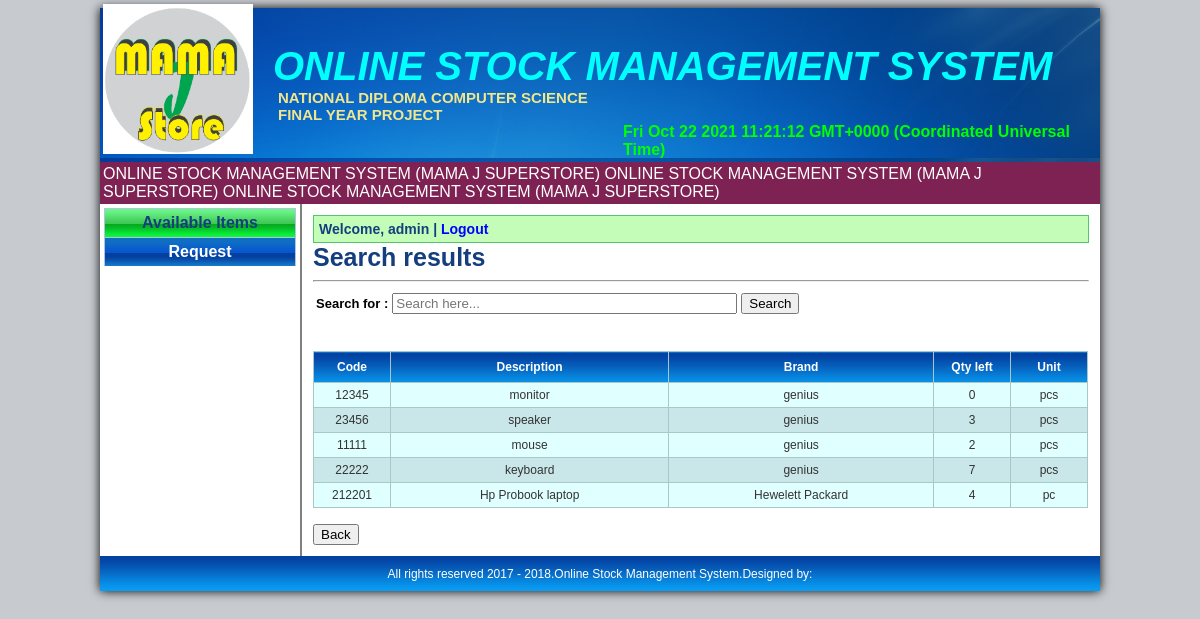
The page /search_comm_avail_item.php (signed in) on the database its author committed.
### tables this page shows
CREATE TABLE `itemlist` (
  `item_id` int(11) NOT NULL,
  `item_code` int(50) NOT NULL,
  `item_name` varchar(100) NOT NULL,
  `brand_name` varchar(50) NOT NULL,
  `quantity` int(11) NOT NULL,
  `unit_name` varchar(50) NOT NULL,
  `price` int(11) NOT NULL,
  `type_name` varchar(50) NOT NULL,
  `cat_name` varchar(50) NOT NULL,
  `supplier_id` int(11) NOT NULL,
  `supplier_name` varchar(50) NOT NULL,
  `dateadded` varchar(25) NOT NULL
);

### includes/get_username.php (called while the page is built, shortened)
<?php
if(isset($_SESSION['id']))
	{
		$username=$_SESSION['username'];
	}
else
	{
		header("location:index.php");
	}
?>

### search_comm_avail_item.php (the view, shortened to what this page needs)
<?php require_once('includes/header.php');?>
<?php require_once('includes/connection.php');?>
<?php include('includes/get_username.php');?>
	<table id="sidebar">
			<tr id="navbox">
				<td>
					<ul id="nav">
						<li><a href="comm_available_item.php"class="current">Available Items</a></li>
						<li><a href="comm_requestform.php">Request</a></li>
					</ul>
				</td>
			</tr>
	</table>
	<table id="contentbox">
			<tr>
				<td id="content">
				<div class="name">Welcome, <b><?php echo $username; ?></b> | <a href="logout.php">Logout</a></div>
					<div class="label">Search results</div>
					<hr />
					<form name="formsearch" method="post" onsubmit="return validateForm()" action="search_comm_avail_item.php">
						<table>
							<tr>
								<td class="search">Search for :</td>
								<td><input type="text" size="40px" name="search" placeholder="Search here..." /></td>
								<td><input type="submit" value="Search" style="cursor:pointer;"/></td>
							</tr>
						</table>
					</form>
					<br />
					<table class="inventory_table" id="alternatecolor">
						<tr>
							<th width="60">Code</th>
							<th>Description</th>
							<th>Brand</th>
							<th width="60">Qty left</th>
							<th width="60">Unit</th>
						</tr>
						<?php
							$search=$_POST["search"];
							$query="select * from itemlist where  item_id like '%$search%' || item_name like '%$search%' || brand_name  like '%$search%'ORDER BY item_id ASC";
							$result=mysqli_query($con,$query);
						while($row = mysqli_fetch_array($result))
						{
						?>
						<tr>
							<td><?php echo $row["item_code"];?></td>
							<td><?php echo $row["item_name"];?></td>
							<td><?php echo $row["brand_name"];?></td>
							<td><?php echo $row["quantity"];?></td>
							<td><?php echo $row["unit_name"];?></td>
						</tr>
						<?php
						}
						?>
					</table>
					<p class="add">
						<a href="comm_available_item.php"><input type="Button" name="Btncancel" style="cursor:pointer;" value="Back"></a>
					</p>
				</td>
			</tr>
	</table>
<?php require('includes/footer.php');?>

### mainstyle.css (style rules this page uses)
body { background-color:#c7cbcf; }
#sidebar { float:left; width:200px; }
#navbox { height:0px; }
#contentbox { background-color:#ffffff; width:800px; border-left:2px solid gray; }
#content { padding:9px; }
#nav,#nav ul { list-style:none; padding:1px; margin-top:-0px; }
#nav li { width:192px; }
#nav a { border-right:1px solid #B0C4DE; border-top:1px solid #B0C4DE; border-left:1px solid #B0C4DE; display:block; background-image:url(image/nav.png); color:white; text-decoration:none; text-align:center; padding:5px; font-family:arial; font-weight:bold; }
#nav a.current { background-image:url(image/currentbg.png); color:#153E7E; font-weight:bold; }
.name { border:1px solid #54C571; padding:5px; font-family:arial; background-color:#C3FDB8; font-size:14px; font-weight:bold; color:#153E7E; }
.name a { color:blue;text-decoration:none;font-weight:bold; }
.add a { text-decoration:none }
.label { font-family:arial; font-size:25px;font-weight:bold;color:#153E7E; }
.search { text-align:right;font-family:arial; font-size:13px;font-weight:bold; }
table.inventory_table { font-family:sans-serif; font-size:12px; color:#333333; border-width: 1px; border-color: #a9c6c9; border-collapse: collapse; width:775px; }
table.inventory_table th { background-image:url(image/header.png); color:#fff; border-width: 1px; padding: 8px; border-style: solid; border-color: #a9c6c9; }
table.inventory_table td { border-width: 1px; padding: 5px; border-style: solid; border-color: #a9c6c9; text-align:center; }
.oddrowcolor { background-color:#E0FFFF; }
.evenrowcolor { background-color:#c9e7e9; }

### rows shown on the page
itemlist: item_code "12345", item_name "monitor", brand_name "genius", quantity "0", unit_name "pcs"
itemlist: item_code "23456", item_name "speaker", brand_name "genius", quantity "3", unit_name "pcs"
itemlist: item_code "11111", item_name "mouse", brand_name "genius", quantity "2", unit_name "pcs"
itemlist: item_code "22222", item_name "keyboard", brand_name "genius", quantity "7", unit_name "pcs"
itemlist: item_code "212201", item_name "Hp Probook laptop", brand_name "Hewelett Packard", quantity "4", unit_name "pc"

### other values the page prints
$username "admin"
